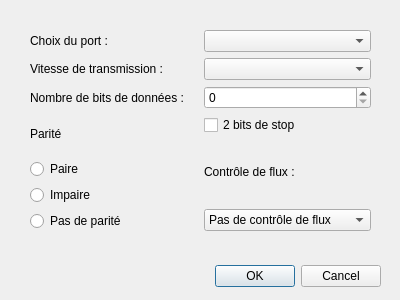
<?xml version="1.0" encoding="UTF-8"?>
<ui version="4.0">
 <class>DialogConfigurerLiaisonGPS</class>
 <widget class="QDialog" name="DialogConfigurerLiaisonGPS">
  <property name="geometry">
   <rect>
    <x>0</x>
    <y>0</y>
    <width>400</width>
    <height>300</height>
   </rect>
  </property>
  <property name="windowTitle">
   <string>Dialog</string>
  </property>
  <widget class="QDialogButtonBox" name="buttonBox">
   <property name="geometry">
    <rect>
     <x>40</x>
     <y>260</y>
     <width>341</width>
     <height>32</height>
    </rect>
   </property>
   <property name="orientation">
    <enum>Qt::Horizontal</enum>
   </property>
   <property name="standardButtons">
    <set>QDialogButtonBox::Cancel|QDialogButtonBox::Ok</set>
   </property>
  </widget>
  <widget class="QWidget" name="layoutWidget">
   <property name="geometry">
    <rect>
     <x>30</x>
     <y>30</y>
     <width>341</width>
     <height>201</height>
    </rect>
   </property>
   <layout class="QGridLayout" name="gridLayout_2">
    <item row="0" column="0" colspan="2">
     <layout class="QGridLayout" name="gridLayout">
      <item row="0" column="0">
       <widget class="QLabel" name="label">
        <property name="text">
         <string>Choix du port : </string>
        </property>
       </widget>
      </item>
      <item row="0" column="1">
       <widget class="QComboBox" name="comboBoxChoixPort"/>
      </item>
      <item row="1" column="0">
       <widget class="QLabel" name="label_2">
        <property name="text">
         <string>Vitesse de transmission : </string>
        </property>
       </widget>
      </item>
      <item row="1" column="1">
       <widget class="QComboBox" name="comboBoxVitesseTransmi"/>
      </item>
      <item row="2" column="0">
       <widget class="QLabel" name="label_3">
        <property name="text">
         <string>Nombre de bits de données : </string>
        </property>
       </widget>
      </item>
      <item row="2" column="1">
       <widget class="QSpinBox" name="spinBoxNbBitsDonnees"/>
      </item>
     </layout>
    </item>
    <item row="1" column="0" rowspan="2">
     <layout class="QVBoxLayout" name="verticalLayout">
      <item>
       <widget class="QLabel" name="label_4">
        <property name="text">
         <string>Parité</string>
        </property>
       </widget>
      </item>
      <item>
       <widget class="QRadioButton" name="radioButtonPaire">
        <property name="text">
         <string>Paire</string>
        </property>
       </widget>
      </item>
      <item>
       <widget class="QRadioButton" name="radioButtonImpaire">
        <property name="text">
         <string>Impaire</string>
        </property>
       </widget>
      </item>
      <item>
       <widget class="QRadioButton" name="radioButtonPasDeParite">
        <property name="text">
         <string>Pas de parité</string>
        </property>
       </widget>
      </item>
     </layout>
    </item>
    <item row="1" column="1">
     <widget class="QCheckBox" name="checkBoxBitsDeStop">
      <property name="text">
       <string>2 bits de stop</string>
      </property>
     </widget>
    </item>
    <item row="2" column="1">
     <layout class="QVBoxLayout" name="verticalLayout_2">
      <item>
       <widget class="QLabel" name="label_5">
        <property name="text">
         <string>Contrôle de flux :</string>
        </property>
       </widget>
      </item>
      <item>
       <widget class="QComboBox" name="comboBoxControleFlux">
        <item>
         <property name="text">
          <string>Pas de contrôle de flux</string>
         </property>
        </item>
       </widget>
      </item>
     </layout>
    </item>
   </layout>
  </widget>
 </widget>
 <resources/>
 <connections>
  <connection>
   <sender>buttonBox</sender>
   <signal>accepted()</signal>
   <receiver>DialogConfigurerLiaisonGPS</receiver>
   <slot>accept()</slot>
   <hints>
    <hint type="sourcelabel">
     <x>248</x>
     <y>254</y>
    </hint>
    <hint type="destinationlabel">
     <x>157</x>
     <y>274</y>
    </hint>
   </hints>
  </connection>
  <connection>
   <sender>buttonBox</sender>
   <signal>rejected()</signal>
   <receiver>DialogConfigurerLiaisonGPS</receiver>
   <slot>reject()</slot>
   <hints>
    <hint type="sourcelabel">
     <x>316</x>
     <y>260</y>
    </hint>
    <hint type="destinationlabel">
     <x>286</x>
     <y>274</y>
    </hint>
   </hints>
  </connection>
 </connections>
</ui>
